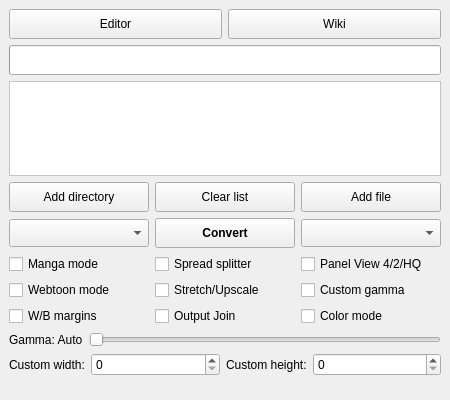
<?xml version="1.0" encoding="UTF-8"?>
<ui version="4.0">
 <class>mainWindow</class>
 <widget class="QMainWindow" name="mainWindow">
  <property name="geometry">
   <rect>
    <x>0</x>
    <y>0</y>
    <width>450</width>
    <height>400</height>
   </rect>
  </property>
  <property name="windowTitle">
   <string>Kindle Comic Converter</string>
  </property>
  <property name="windowIcon">
   <iconset resource="KCC.qrc">
    <normaloff>:/Icon/icons/comic2ebook.png</normaloff>:/Icon/icons/comic2ebook.png</iconset>
  </property>
  <widget class="QWidget" name="centralWidget">
   <layout class="QGridLayout" name="gridLayout">
    <property name="bottomMargin">
     <number>5</number>
    </property>
    <item row="1" column="0" colspan="2">
     <widget class="QProgressBar" name="progressBar">
      <property name="minimumSize">
       <size>
        <width>0</width>
        <height>30</height>
       </size>
      </property>
      <property name="font">
       <font>
        <weight>75</weight>
        <bold>true</bold>
       </font>
      </property>
      <property name="visible">
       <bool>false</bool>
      </property>
      <property name="alignment">
       <set>Qt::AlignJustify|Qt::AlignVCenter</set>
      </property>
     </widget>
    </item>
    <item row="2" column="0" colspan="2">
     <widget class="QListWidget" name="jobList">
      <property name="styleSheet">
       <string notr="true">QListWidget#jobList {background:#ffffff;background-image:url(:/Other/icons/list_background.png);background-position:center center;background-repeat:no-repeat;color:rgb(0,0,0);}</string>
      </property>
      <property name="selectionMode">
       <enum>QAbstractItemView::NoSelection</enum>
      </property>
      <property name="verticalScrollMode">
       <enum>QAbstractItemView::ScrollPerPixel</enum>
      </property>
      <property name="horizontalScrollMode">
       <enum>QAbstractItemView::ScrollPerPixel</enum>
      </property>
     </widget>
    </item>
    <item row="6" column="0" colspan="2">
     <widget class="QWidget" name="customWidget" native="true">
      <property name="visible">
       <bool>false</bool>
      </property>
      <layout class="QGridLayout" name="gridLayout_3">
       <property name="leftMargin">
        <number>0</number>
       </property>
       <property name="topMargin">
        <number>0</number>
       </property>
       <property name="rightMargin">
        <number>0</number>
       </property>
       <property name="bottomMargin">
        <number>0</number>
       </property>
       <item row="0" column="2">
        <widget class="QLabel" name="hLabel">
         <property name="sizePolicy">
          <sizepolicy hsizetype="Fixed" vsizetype="Preferred">
           <horstretch>0</horstretch>
           <verstretch>0</verstretch>
          </sizepolicy>
         </property>
         <property name="toolTip">
          <string>&lt;html&gt;&lt;head/&gt;&lt;body&gt;&lt;p style='white-space:pre'&gt;Resolution of the target device.&lt;/p&gt;&lt;/body&gt;&lt;/html&gt;</string>
         </property>
         <property name="text">
          <string>Custom height:</string>
         </property>
        </widget>
       </item>
       <item row="0" column="1">
        <widget class="QSpinBox" name="widthBox">
         <property name="toolTip">
          <string>&lt;html&gt;&lt;head/&gt;&lt;body&gt;&lt;p style='white-space:pre'&gt;Resolution of the target device.&lt;/p&gt;&lt;/body&gt;&lt;/html&gt;</string>
         </property>
         <property name="maximum">
          <number>2160</number>
         </property>
        </widget>
       </item>
       <item row="0" column="0">
        <widget class="QLabel" name="wLabel">
         <property name="sizePolicy">
          <sizepolicy hsizetype="Fixed" vsizetype="Preferred">
           <horstretch>0</horstretch>
           <verstretch>0</verstretch>
          </sizepolicy>
         </property>
         <property name="toolTip">
          <string>&lt;html&gt;&lt;head/&gt;&lt;body&gt;&lt;p style='white-space:pre'&gt;Resolution of the target device.&lt;/p&gt;&lt;/body&gt;&lt;/html&gt;</string>
         </property>
         <property name="text">
          <string>Custom width:</string>
         </property>
        </widget>
       </item>
       <item row="0" column="3">
        <widget class="QSpinBox" name="heightBox">
         <property name="toolTip">
          <string>&lt;html&gt;&lt;head/&gt;&lt;body&gt;&lt;p style='white-space:pre'&gt;Resolution of the target device.&lt;/p&gt;&lt;/body&gt;&lt;/html&gt;</string>
         </property>
         <property name="maximum">
          <number>3840</number>
         </property>
        </widget>
       </item>
      </layout>
     </widget>
    </item>
    <item row="4" column="0" colspan="2">
     <widget class="QWidget" name="optionWidget" native="true">
      <layout class="QGridLayout" name="gridLayout_2">
       <property name="leftMargin">
        <number>0</number>
       </property>
       <property name="topMargin">
        <number>0</number>
       </property>
       <property name="rightMargin">
        <number>0</number>
       </property>
       <property name="bottomMargin">
        <number>0</number>
       </property>
       <item row="0" column="0">
        <widget class="QCheckBox" name="mangaBox">
         <property name="toolTip">
          <string>&lt;html&gt;&lt;head/&gt;&lt;body&gt;&lt;p style='white-space:pre'&gt;Enable right-to-left reading.&lt;/p&gt;&lt;/body&gt;&lt;/html&gt;</string>
         </property>
         <property name="text">
          <string>Manga mode</string>
         </property>
        </widget>
       </item>
       <item row="0" column="1">
        <widget class="QCheckBox" name="rotateBox">
         <property name="toolTip">
          <string>&lt;html&gt;&lt;head/&gt;&lt;body&gt;&lt;p&gt;&lt;span style=&quot; font-weight:600; text-decoration: underline;&quot;&gt;Unchecked - Split&lt;br/&gt;&lt;/span&gt;Double page spreads will be cut into two separate pages.&lt;/p&gt;&lt;p&gt;&lt;span style=&quot; font-weight:600; text-decoration: underline;&quot;&gt;Indeterminate - Rotate and split&lt;br/&gt;&lt;/span&gt;Double page spreads will be displayed twice. First rotated and then split. &lt;/p&gt;&lt;p&gt;&lt;span style=&quot; font-weight:600; text-decoration: underline;&quot;&gt;Checked - Rotate&lt;br/&gt;&lt;/span&gt;Double page spreads will be rotated.&lt;/p&gt;&lt;/body&gt;&lt;/html&gt;</string>
         </property>
         <property name="text">
          <string>Spread splitter</string>
         </property>
         <property name="tristate">
          <bool>true</bool>
         </property>
        </widget>
       </item>
       <item row="0" column="2">
        <widget class="QCheckBox" name="qualityBox">
         <property name="toolTip">
          <string>&lt;html&gt;&lt;head/&gt;&lt;body&gt;&lt;p style='white-space:pre'&gt;&lt;span style=&quot; font-weight:600; text-decoration: underline;&quot;&gt;Unchecked - 4 panels&lt;br/&gt;&lt;/span&gt;Zoom each corner separately.&lt;/p&gt;&lt;p style='white-space:pre'&gt;&lt;span style=&quot; font-weight:600; text-decoration: underline;&quot;&gt;Indeterminate - 2 panels&lt;br/&gt;&lt;/span&gt;Zoom only the top and bottom of the page.&lt;/p&gt;&lt;p&gt;&lt;span style=&quot; font-weight:600; text-decoration: underline;&quot;&gt;Checked - 4 high-quality panels&lt;br/&gt;&lt;/span&gt;Zoom each corner separately. Try to increase the quality of magnification. Check wiki for more details.&lt;/p&gt;&lt;/body&gt;&lt;/html&gt;</string>
         </property>
         <property name="text">
          <string>Panel View 4/2/HQ</string>
         </property>
         <property name="tristate">
          <bool>true</bool>
         </property>
        </widget>
       </item>
       <item row="1" column="0">
        <widget class="QCheckBox" name="webtoonBox">
         <property name="toolTip">
          <string>&lt;html&gt;&lt;head/&gt;&lt;body&gt;&lt;p style='white-space:pre'&gt;Enable special parsing mode for Korean Webtoons.&lt;/p&gt;&lt;/body&gt;&lt;/html&gt;</string>
         </property>
         <property name="text">
          <string>Webtoon mode</string>
         </property>
        </widget>
       </item>
       <item row="1" column="1">
        <widget class="QCheckBox" name="upscaleBox">
         <property name="toolTip">
          <string>&lt;html&gt;&lt;head/&gt;&lt;body&gt;&lt;p&gt;&lt;span style=&quot; font-weight:600; text-decoration: underline;&quot;&gt;Unchecked - Nothing&lt;br/&gt;&lt;/span&gt;Images smaller than device resolution will not be resized.&lt;/p&gt;&lt;p&gt;&lt;span style=&quot; font-weight:600; text-decoration: underline;&quot;&gt;Indeterminate - Stretching&lt;br/&gt;&lt;/span&gt;Images smaller than device resolution will be resized. Aspect ratio will be not preserved.&lt;/p&gt;&lt;p&gt;&lt;span style=&quot; font-weight:600; text-decoration: underline;&quot;&gt;Checked - Upscaling&lt;br/&gt;&lt;/span&gt;Images smaller than device resolution will be resized. Aspect ratio will be preserved.&lt;/p&gt;&lt;/body&gt;&lt;/html&gt;</string>
         </property>
         <property name="text">
          <string>Stretch/Upscale</string>
         </property>
         <property name="tristate">
          <bool>true</bool>
         </property>
        </widget>
       </item>
       <item row="1" column="2">
        <widget class="QCheckBox" name="gammaBox">
         <property name="toolTip">
          <string>&lt;html&gt;&lt;head/&gt;&lt;body&gt;&lt;p style='white-space:pre'&gt;Disable automatic gamma correction.&lt;/p&gt;&lt;/body&gt;&lt;/html&gt;</string>
         </property>
         <property name="text">
          <string>Custom gamma</string>
         </property>
        </widget>
       </item>
       <item row="2" column="0">
        <widget class="QCheckBox" name="borderBox">
         <property name="toolTip">
          <string>&lt;html&gt;&lt;head/&gt;&lt;body&gt;&lt;p&gt;&lt;span style=&quot; font-weight:600; text-decoration: underline;&quot;&gt;Unchecked - Autodetection&lt;br/&gt;&lt;/span&gt;The color of margins fill will be detected automatically.&lt;/p&gt;&lt;p&gt;&lt;span style=&quot; font-weight:600; text-decoration: underline;&quot;&gt;Indeterminate - White&lt;br/&gt;&lt;/span&gt;Margins will be filled with white color.&lt;/p&gt;&lt;p&gt;&lt;span style=&quot; font-weight:600; text-decoration: underline;&quot;&gt;Checked - Black&lt;br/&gt;&lt;/span&gt;Margins will be filled with black color.&lt;/p&gt;&lt;/body&gt;&lt;/html&gt;</string>
         </property>
         <property name="text">
          <string>W/B margins</string>
         </property>
         <property name="tristate">
          <bool>true</bool>
         </property>
        </widget>
       </item>
       <item row="2" column="1">
       <!-- 
        <widget class="QCheckBox" name="outputSplit">
         <property name="toolTip">
          <string>&lt;html&gt;&lt;head/&gt;&lt;body&gt;&lt;p style='white-space:pre'&gt;&lt;span style=&quot; font-weight:600; text-decoration: underline;&quot;&gt;Unchecked - Automatic mode&lt;br/&gt;&lt;/span&gt;The output will be split automatically.&lt;/p&gt;&lt;p style='white-space:pre'&gt;&lt;span style=&quot; font-weight:600; text-decoration: underline;&quot;&gt;Checked - Volume mode&lt;br/&gt;&lt;/span&gt;Every subdirectory will be considered as a separate volume.&lt;/p&gt;&lt;/body&gt;&lt;/html&gt;</string>
         </property>
         <property name="text">
          <string>Output split</string>
         </property>
        </widget>
        -->
        <widget class="QCheckBox" name="outputJoin">
         <property name="toolTip">
          <string>&lt;html&gt;&lt;head/&gt;&lt;body&gt;&lt;p style='white-space:pre'&gt;&lt;span style=&quot; font-weight:600; text-decoration: underline;&quot;&gt;Unchecked - Automatic mode&lt;br/&gt;&lt;/span&gt;The output will be split automatically.&lt;/p&gt;&lt;p style='white-space:pre'&gt;&lt;span style=&quot; font-weight:600; text-decoration: underline;&quot;&gt;Checked - Volume mode&lt;br/&gt;&lt;/span&gt;Every subdirectory will be considered as a separate volume.&lt;/p&gt;&lt;/body&gt;&lt;/html&gt;</string>
         </property>
         <property name="text">
          <string>Output Join</string>
         </property>
        </widget>
       </item>
       <item row="2" column="2">
        <widget class="QCheckBox" name="colorBox">
         <property name="toolTip">
          <string>&lt;html&gt;&lt;head/&gt;&lt;body&gt;&lt;p style='white-space:pre'&gt;Disable conversion to grayscale.&lt;/p&gt;&lt;/body&gt;&lt;/html&gt;</string>
         </property>
         <property name="text">
          <string>Color mode</string>
         </property>
        </widget>
       </item>
      </layout>
     </widget>
    </item>
    <item row="5" column="0" colspan="2">
     <widget class="QWidget" name="gammaWidget" native="true">
      <property name="visible">
       <bool>false</bool>
      </property>
      <layout class="QHBoxLayout" name="horizontalLayout_2">
       <property name="leftMargin">
        <number>0</number>
       </property>
       <property name="topMargin">
        <number>0</number>
       </property>
       <property name="rightMargin">
        <number>0</number>
       </property>
       <property name="bottomMargin">
        <number>0</number>
       </property>
       <item>
        <widget class="QLabel" name="gammaLabel">
         <property name="text">
          <string>Gamma: Auto</string>
         </property>
        </widget>
       </item>
       <item>
        <widget class="QSlider" name="gammaSlider">
         <property name="maximum">
          <number>250</number>
         </property>
         <property name="singleStep">
          <number>5</number>
         </property>
         <property name="orientation">
          <enum>Qt::Horizontal</enum>
         </property>
        </widget>
       </item>
      </layout>
     </widget>
    </item>
    <item row="0" column="0" colspan="2">
     <widget class="QWidget" name="toolWidget" native="true">
      <layout class="QHBoxLayout" name="horizontalLayout">
       <property name="leftMargin">
        <number>0</number>
       </property>
       <property name="topMargin">
        <number>0</number>
       </property>
       <property name="rightMargin">
        <number>0</number>
       </property>
       <property name="bottomMargin">
        <number>0</number>
       </property>
       <item>
        <widget class="QPushButton" name="editorButton">
         <property name="minimumSize">
          <size>
           <width>0</width>
           <height>30</height>
          </size>
         </property>
         <property name="text">
          <string>Editor</string>
         </property>
         <property name="toolTip">
          <string>&lt;html&gt;&lt;head/&gt;&lt;body&gt;&lt;p style='white-space:pre'&gt;Shift+Click to edit directory.&lt;/p&gt;&lt;/body&gt;&lt;/html&gt;</string>
         </property>
         <property name="icon">
          <iconset resource="KCC.qrc">
           <normaloff>:/Other/icons/editor.png</normaloff>:/Other/icons/editor.png</iconset>
         </property>
        </widget>
       </item>
       <item>
        <widget class="QPushButton" name="wikiButton">
         <property name="minimumSize">
          <size>
           <width>0</width>
           <height>30</height>
          </size>
         </property>
         <property name="text">
          <string>Wiki</string>
         </property>
         <property name="icon">
          <iconset resource="KCC.qrc">
           <normaloff>:/Other/icons/wiki.png</normaloff>:/Other/icons/wiki.png</iconset>
         </property>
        </widget>
       </item>
      </layout>
     </widget>
    </item>
    <item row="3" column="0" colspan="2">
     <widget class="QWidget" name="buttonWidget" native="true">
      <property name="sizePolicy">
       <sizepolicy hsizetype="Preferred" vsizetype="Fixed">
        <horstretch>0</horstretch>
        <verstretch>0</verstretch>
       </sizepolicy>
      </property>
      <layout class="QGridLayout" name="gridLayout_4">
       <property name="leftMargin">
        <number>0</number>
       </property>
       <property name="topMargin">
        <number>0</number>
       </property>
       <property name="rightMargin">
        <number>0</number>
       </property>
       <property name="bottomMargin">
        <number>0</number>
       </property>
       <item row="0" column="0">
        <widget class="QPushButton" name="directoryButton">
         <property name="minimumSize">
          <size>
           <width>0</width>
           <height>30</height>
          </size>
         </property>
         <property name="toolTip">
          <string>&lt;html&gt;&lt;head/&gt;&lt;body&gt;&lt;p style='white-space:pre'&gt;Add directory containing JPG, PNG or GIF files to queue.&lt;br/&gt;&lt;span style=&quot; font-weight:600;&quot;&gt;CBR, CBZ and CB7 files inside will not be processed!&lt;/span&gt;&lt;/p&gt;&lt;/body&gt;&lt;/html&gt;</string>
         </property>
         <property name="text">
          <string>Add directory</string>
         </property>
         <property name="icon">
          <iconset resource="KCC.qrc">
           <normaloff>:/Other/icons/folder_new.png</normaloff>:/Other/icons/folder_new.png</iconset>
         </property>
        </widget>
       </item>
       <item row="0" column="3">
        <widget class="QPushButton" name="fileButton">
         <property name="minimumSize">
          <size>
           <width>0</width>
           <height>30</height>
          </size>
         </property>
         <property name="toolTip">
          <string>&lt;html&gt;&lt;head/&gt;&lt;body&gt;&lt;p style='white-space:pre'&gt;Add CBR, CBZ, CB7 or PDF file to queue.&lt;/p&gt;&lt;/body&gt;&lt;/html&gt;</string>
         </property>
         <property name="text">
          <string>Add file</string>
         </property>
         <property name="icon">
          <iconset resource="KCC.qrc">
           <normaloff>:/Other/icons/document_new.png</normaloff>:/Other/icons/document_new.png</iconset>
         </property>
        </widget>
       </item>
       <item row="1" column="0">
        <widget class="QComboBox" name="deviceBox">
         <property name="minimumSize">
          <size>
           <width>0</width>
           <height>28</height>
          </size>
         </property>
         <property name="toolTip">
          <string>&lt;html&gt;&lt;head/&gt;&lt;body&gt;&lt;p style='white-space:pre'&gt;Target device.&lt;/p&gt;&lt;/body&gt;&lt;/html&gt;</string>
         </property>
         <property name="sizeAdjustPolicy">
          <enum>QComboBox::AdjustToMinimumContentsLength</enum>
         </property>
        </widget>
       </item>
       <item row="1" column="3">
        <widget class="QComboBox" name="formatBox">
         <property name="minimumSize">
          <size>
           <width>0</width>
           <height>28</height>
          </size>
         </property>
         <property name="toolTip">
          <string>&lt;html&gt;&lt;head/&gt;&lt;body&gt;&lt;p style='white-space:pre'&gt;Output format.&lt;/p&gt;&lt;/body&gt;&lt;/html&gt;</string>
         </property>
         <property name="sizeAdjustPolicy">
          <enum>QComboBox::AdjustToMinimumContentsLength</enum>
         </property>
        </widget>
       </item>
       <item row="1" column="2">
        <widget class="QPushButton" name="convertButton">
         <property name="minimumSize">
          <size>
           <width>0</width>
           <height>30</height>
          </size>
         </property>
         <property name="font">
          <font>
           <weight>75</weight>
           <bold>true</bold>
          </font>
         </property>
         <property name="toolTip">
          <string>&lt;html&gt;&lt;head/&gt;&lt;body&gt;&lt;p style='white-space:pre'&gt;Shift+Click to select the output directory.&lt;/p&gt;&lt;/body&gt;&lt;/html&gt;</string>
         </property>
         <property name="text">
          <string>Convert</string>
         </property>
         <property name="icon">
          <iconset resource="KCC.qrc">
           <normaloff>:/Other/icons/convert.png</normaloff>:/Other/icons/convert.png</iconset>
         </property>
        </widget>
       </item>
       <item row="0" column="2">
        <widget class="QPushButton" name="clearButton">
         <property name="minimumSize">
          <size>
           <width>0</width>
           <height>30</height>
          </size>
         </property>
         <property name="text">
          <string>Clear list</string>
         </property>
         <property name="icon">
          <iconset resource="KCC.qrc">
           <normaloff>:/Other/icons/clear.png</normaloff>:/Other/icons/clear.png</iconset>
         </property>
        </widget>
       </item>
      </layout>
      <zorder>directoryButton</zorder>
      <zorder>clearButton</zorder>
      <zorder>fileButton</zorder>
      <zorder>deviceBox</zorder>
      <zorder>convertButton</zorder>
      <zorder>formatBox</zorder>
     </widget>
    </item>
   </layout>
  </widget>
  <widget class="QStatusBar" name="statusBar">
   <property name="sizeGripEnabled">
    <bool>false</bool>
   </property>
  </widget>
 </widget>
 <tabstops>
  <tabstop>convertButton</tabstop>
  <tabstop>clearButton</tabstop>
  <tabstop>directoryButton</tabstop>
  <tabstop>fileButton</tabstop>
  <tabstop>deviceBox</tabstop>
  <tabstop>formatBox</tabstop>
  <tabstop>mangaBox</tabstop>
  <tabstop>rotateBox</tabstop>
  <tabstop>qualityBox</tabstop>
  <tabstop>webtoonBox</tabstop>
  <tabstop>upscaleBox</tabstop>
  <tabstop>gammaBox</tabstop>
  <tabstop>borderBox</tabstop>
  <tabstop>outputSplit</tabstop>
  <tabstop>colorBox</tabstop>
  <tabstop>editorButton</tabstop>
  <tabstop>wikiButton</tabstop>
  <tabstop>jobList</tabstop>
  <tabstop>gammaSlider</tabstop>
  <tabstop>widthBox</tabstop>
  <tabstop>heightBox</tabstop>
 </tabstops>
 <resources>
  <include location="KCC.qrc"/>
 </resources>
 <connections/>
</ui>
